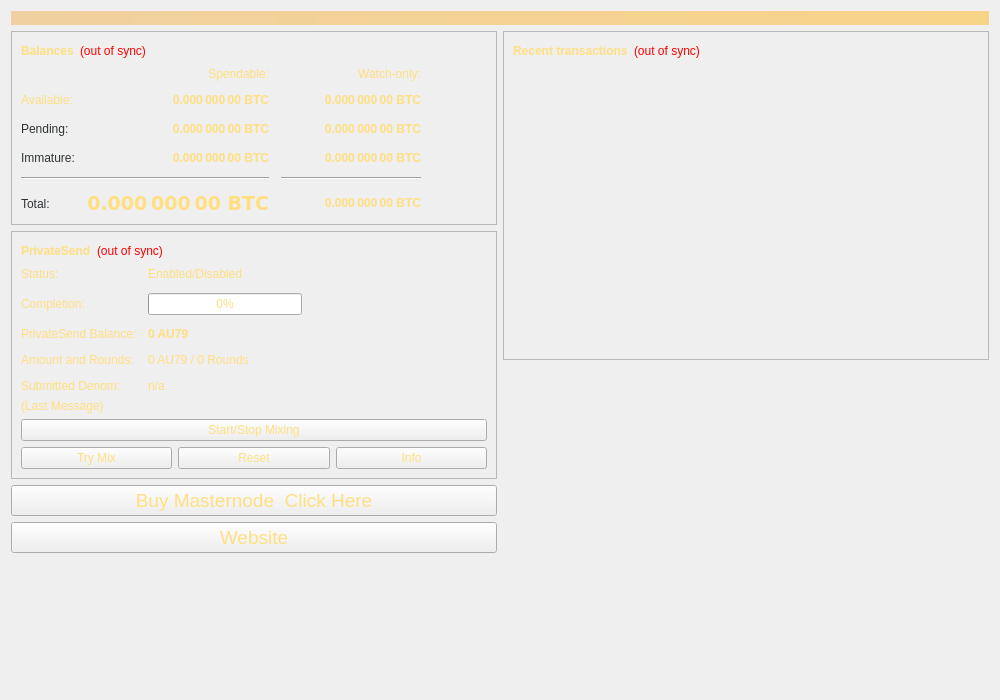
<?xml version="1.0" encoding="UTF-8"?>
<ui version="4.0">
 <class>OverviewPage</class>
 <widget class="QWidget" name="OverviewPage">
  <property name="geometry">
   <rect>
    <x>0</x>
    <y>0</y>
    <width>1000</width>
    <height>700</height>
   </rect>
  </property>
  <property name="sizePolicy">
   <sizepolicy hsizetype="Preferred" vsizetype="Preferred">
    <horstretch>0</horstretch>
    <verstretch>0</verstretch>
   </sizepolicy>
  </property>
  <property name="minimumSize">
   <size>
    <width>1000</width>
    <height>700</height>
   </size>
  </property>
  <property name="windowTitle">
   <string>Form</string>
  </property>
  <property name="styleSheet">
   <string notr="true">color: rgb(255, 223, 128);</string>
  </property>
  <layout class="QVBoxLayout" name="topLayout">
   <item>
    <widget class="QLabel" name="labelAlerts">
     <property name="visible">
      <bool>false</bool>
     </property>
     <property name="styleSheet">
      <string notr="true">QLabel { background-color: qlineargradient(x1: 0, y1: 0, x2: 1, y2: 0, stop:0 #F0D0A0, stop:1 #F8D488); color:#000000; }</string>
     </property>
     <property name="wordWrap">
      <bool>true</bool>
     </property>
     <property name="margin">
      <number>3</number>
     </property>
     <property name="textInteractionFlags">
      <set>Qt::TextSelectableByMouse</set>
     </property>
    </widget>
   </item>
   <item>
    <layout class="QHBoxLayout" name="horizontalLayout" stretch="1,1">
     <item>
      <layout class="QVBoxLayout" name="verticalLayout_2">
       <item>
        <widget class="QFrame" name="frame">
         <property name="frameShape">
          <enum>QFrame::StyledPanel</enum>
         </property>
         <property name="frameShadow">
          <enum>QFrame::Raised</enum>
         </property>
         <layout class="QVBoxLayout" name="verticalLayout_4">
          <item>
           <layout class="QHBoxLayout" name="horizontalLayout_4">
            <item>
             <widget class="QLabel" name="label_5">
              <property name="font">
               <font>
                <weight>75</weight>
                <bold>true</bold>
               </font>
              </property>
              <property name="text">
               <string>Balances</string>
              </property>
             </widget>
            </item>
            <item>
             <widget class="QLabel" name="labelWalletStatus">
              <property name="toolTip">
               <string>The displayed information may be out of date. Your wallet automatically synchronizes with the AurumCoinHunter network after a connection is established, but this process has not completed yet.</string>
              </property>
              <property name="styleSheet">
               <string notr="true">QLabel { color: red; }</string>
              </property>
              <property name="text">
               <string notr="true">(out of sync)</string>
              </property>
              <property name="alignment">
               <set>Qt::AlignLeading|Qt::AlignLeft|Qt::AlignVCenter</set>
              </property>
             </widget>
            </item>
            <item>
             <spacer name="horizontalSpacer_3">
              <property name="orientation">
               <enum>Qt::Horizontal</enum>
              </property>
              <property name="sizeHint" stdset="0">
               <size>
                <width>40</width>
                <height>20</height>
               </size>
              </property>
             </spacer>
            </item>
           </layout>
          </item>
          <item>
           <layout class="QGridLayout" name="gridLayout">
            <property name="spacing">
             <number>12</number>
            </property>
            <item row="2" column="2">
             <widget class="QLabel" name="labelWatchPending">
              <property name="font">
               <font>
                <weight>75</weight>
                <bold>true</bold>
               </font>
              </property>
              <property name="cursor">
               <cursorShape>IBeamCursor</cursorShape>
              </property>
              <property name="toolTip">
               <string>Unconfirmed transactions to watch-only addresses</string>
              </property>
              <property name="text">
               <string notr="true">0.000 000 00 BTC</string>
              </property>
              <property name="alignment">
               <set>Qt::AlignRight|Qt::AlignTrailing|Qt::AlignVCenter</set>
              </property>
              <property name="textInteractionFlags">
               <set>Qt::LinksAccessibleByMouse|Qt::TextSelectableByKeyboard|Qt::TextSelectableByMouse</set>
              </property>
             </widget>
            </item>
            <item row="2" column="1">
             <widget class="QLabel" name="labelUnconfirmed">
              <property name="font">
               <font>
                <weight>75</weight>
                <bold>true</bold>
               </font>
              </property>
              <property name="cursor">
               <cursorShape>IBeamCursor</cursorShape>
              </property>
              <property name="toolTip">
               <string>Total of transactions that have yet to be confirmed, and do not yet count toward the spendable balance</string>
              </property>
              <property name="text">
               <string notr="true">0.000 000 00 BTC</string>
              </property>
              <property name="alignment">
               <set>Qt::AlignRight|Qt::AlignTrailing|Qt::AlignVCenter</set>
              </property>
              <property name="textInteractionFlags">
               <set>Qt::LinksAccessibleByMouse|Qt::TextSelectableByKeyboard|Qt::TextSelectableByMouse</set>
              </property>
             </widget>
            </item>
            <item row="3" column="2">
             <widget class="QLabel" name="labelWatchImmature">
              <property name="font">
               <font>
                <weight>75</weight>
                <bold>true</bold>
               </font>
              </property>
              <property name="cursor">
               <cursorShape>IBeamCursor</cursorShape>
              </property>
              <property name="toolTip">
               <string>Mined balance in watch-only addresses that has not yet matured</string>
              </property>
              <property name="text">
               <string notr="true">0.000 000 00 BTC</string>
              </property>
              <property name="alignment">
               <set>Qt::AlignRight|Qt::AlignTrailing|Qt::AlignVCenter</set>
              </property>
              <property name="textInteractionFlags">
               <set>Qt::LinksAccessibleByMouse|Qt::TextSelectableByKeyboard|Qt::TextSelectableByMouse</set>
              </property>
             </widget>
            </item>
            <item row="4" column="0" colspan="2">
             <widget class="Line" name="lineSpendableBalance">
              <property name="orientation">
               <enum>Qt::Horizontal</enum>
              </property>
             </widget>
            </item>
            <item row="4" column="2">
             <widget class="Line" name="lineWatchBalance">
              <property name="sizePolicy">
               <sizepolicy hsizetype="Preferred" vsizetype="Fixed">
                <horstretch>0</horstretch>
                <verstretch>0</verstretch>
               </sizepolicy>
              </property>
              <property name="minimumSize">
               <size>
                <width>140</width>
                <height>0</height>
               </size>
              </property>
              <property name="orientation">
               <enum>Qt::Horizontal</enum>
              </property>
             </widget>
            </item>
            <item row="5" column="0">
             <widget class="QLabel" name="labelTotalText">
              <property name="styleSheet">
               <string notr="true">color: rgb(46, 52, 54);</string>
              </property>
              <property name="text">
               <string>Total:</string>
              </property>
             </widget>
            </item>
            <item row="3" column="1">
             <widget class="QLabel" name="labelImmature">
              <property name="font">
               <font>
                <weight>75</weight>
                <bold>true</bold>
               </font>
              </property>
              <property name="cursor">
               <cursorShape>IBeamCursor</cursorShape>
              </property>
              <property name="toolTip">
               <string>Mined balance that has not yet matured</string>
              </property>
              <property name="text">
               <string notr="true">0.000 000 00 BTC</string>
              </property>
              <property name="alignment">
               <set>Qt::AlignRight|Qt::AlignTrailing|Qt::AlignVCenter</set>
              </property>
              <property name="textInteractionFlags">
               <set>Qt::LinksAccessibleByMouse|Qt::TextSelectableByKeyboard|Qt::TextSelectableByMouse</set>
              </property>
             </widget>
            </item>
            <item row="2" column="3">
             <spacer name="horizontalSpacer_2">
              <property name="orientation">
               <enum>Qt::Horizontal</enum>
              </property>
              <property name="sizeHint" stdset="0">
               <size>
                <width>40</width>
                <height>20</height>
               </size>
              </property>
             </spacer>
            </item>
            <item row="3" column="0">
             <widget class="QLabel" name="labelImmatureText">
              <property name="styleSheet">
               <string notr="true">color: rgb(46, 52, 54);</string>
              </property>
              <property name="text">
               <string>Immature:</string>
              </property>
             </widget>
            </item>
            <item row="5" column="1">
             <widget class="QLabel" name="labelTotal">
              <property name="font">
               <font>
                <family>DejaVu Sans</family>
                <pointsize>14</pointsize>
                <weight>75</weight>
                <bold>true</bold>
               </font>
              </property>
              <property name="cursor">
               <cursorShape>IBeamCursor</cursorShape>
              </property>
              <property name="toolTip">
               <string>Your current total balance</string>
              </property>
              <property name="text">
               <string notr="true">0.000 000 00 BTC</string>
              </property>
              <property name="alignment">
               <set>Qt::AlignRight|Qt::AlignTrailing|Qt::AlignVCenter</set>
              </property>
              <property name="textInteractionFlags">
               <set>Qt::LinksAccessibleByMouse|Qt::TextSelectableByKeyboard|Qt::TextSelectableByMouse</set>
              </property>
             </widget>
            </item>
            <item row="5" column="2">
             <widget class="QLabel" name="labelWatchTotal">
              <property name="font">
               <font>
                <weight>75</weight>
                <bold>true</bold>
               </font>
              </property>
              <property name="cursor">
               <cursorShape>IBeamCursor</cursorShape>
              </property>
              <property name="toolTip">
               <string>Current total balance in watch-only addresses</string>
              </property>
              <property name="text">
               <string notr="true">0.000 000 00 BTC</string>
              </property>
              <property name="alignment">
               <set>Qt::AlignRight|Qt::AlignTrailing|Qt::AlignVCenter</set>
              </property>
              <property name="textInteractionFlags">
               <set>Qt::LinksAccessibleByMouse|Qt::TextSelectableByKeyboard|Qt::TextSelectableByMouse</set>
              </property>
             </widget>
            </item>
            <item row="0" column="2">
             <widget class="QLabel" name="labelWatchonly">
              <property name="text">
               <string>Watch-only:</string>
              </property>
              <property name="alignment">
               <set>Qt::AlignRight|Qt::AlignTrailing|Qt::AlignVCenter</set>
              </property>
             </widget>
            </item>
            <item row="1" column="0">
             <widget class="QLabel" name="labelBalanceText">
              <property name="text">
               <string>Available:</string>
              </property>
             </widget>
            </item>
            <item row="1" column="1">
             <widget class="QLabel" name="labelBalance">
              <property name="font">
               <font>
                <weight>75</weight>
                <bold>true</bold>
               </font>
              </property>
              <property name="cursor">
               <cursorShape>IBeamCursor</cursorShape>
              </property>
              <property name="toolTip">
               <string>Your current spendable balance</string>
              </property>
              <property name="text">
               <string notr="true">0.000 000 00 BTC</string>
              </property>
              <property name="alignment">
               <set>Qt::AlignRight|Qt::AlignTrailing|Qt::AlignVCenter</set>
              </property>
              <property name="textInteractionFlags">
               <set>Qt::LinksAccessibleByMouse|Qt::TextSelectableByKeyboard|Qt::TextSelectableByMouse</set>
              </property>
             </widget>
            </item>
            <item row="1" column="2">
             <widget class="QLabel" name="labelWatchAvailable">
              <property name="font">
               <font>
                <weight>75</weight>
                <bold>true</bold>
               </font>
              </property>
              <property name="cursor">
               <cursorShape>IBeamCursor</cursorShape>
              </property>
              <property name="toolTip">
               <string>Your current balance in watch-only addresses</string>
              </property>
              <property name="text">
               <string notr="true">0.000 000 00 BTC</string>
              </property>
              <property name="alignment">
               <set>Qt::AlignRight|Qt::AlignTrailing|Qt::AlignVCenter</set>
              </property>
              <property name="textInteractionFlags">
               <set>Qt::LinksAccessibleByMouse|Qt::TextSelectableByKeyboard|Qt::TextSelectableByMouse</set>
              </property>
             </widget>
            </item>
            <item row="2" column="0">
             <widget class="QLabel" name="labelPendingText">
              <property name="styleSheet">
               <string notr="true">color: rgb(46, 52, 54);</string>
              </property>
              <property name="text">
               <string>Pending:</string>
              </property>
             </widget>
            </item>
            <item row="0" column="1">
             <widget class="QLabel" name="labelSpendable">
              <property name="text">
               <string>Spendable:</string>
              </property>
              <property name="alignment">
               <set>Qt::AlignRight|Qt::AlignTrailing|Qt::AlignVCenter</set>
              </property>
             </widget>
            </item>
           </layout>
          </item>
         </layout>
        </widget>
       </item>
       <item>
        <widget class="QFrame" name="framePrivateSend">
         <property name="layoutDirection">
          <enum>Qt::LeftToRight</enum>
         </property>
         <property name="frameShape">
          <enum>QFrame::StyledPanel</enum>
         </property>
         <property name="frameShadow">
          <enum>QFrame::Raised</enum>
         </property>
         <layout class="QVBoxLayout" name="VerticalLayout_PS1">
          <item>
           <layout class="QHBoxLayout" name="horizontalLayout_5">
            <item>
             <widget class="QLabel" name="labelPrivateSendHeader">
              <property name="font">
               <font>
                <weight>75</weight>
                <bold>true</bold>
               </font>
              </property>
              <property name="text">
               <string>PrivateSend</string>
              </property>
             </widget>
            </item>
            <item>
             <widget class="QLabel" name="labelPrivateSendSyncStatus">
              <property name="toolTip">
               <string>The displayed information may be out of date. Your wallet automatically synchronizes with the AurumCoinHunter network after a connection is established, but this process has not completed yet.</string>
              </property>
              <property name="styleSheet">
               <string notr="true">QLabel { color: red; }</string>
              </property>
              <property name="text">
               <string notr="true">(out of sync)</string>
              </property>
              <property name="alignment">
               <set>Qt::AlignLeading|Qt::AlignLeft|Qt::AlignVCenter</set>
              </property>
             </widget>
            </item>
            <item>
             <spacer name="horizontalSpacer_4">
              <property name="orientation">
               <enum>Qt::Horizontal</enum>
              </property>
              <property name="sizeHint" stdset="0">
               <size>
                <width>40</width>
                <height>20</height>
               </size>
              </property>
             </spacer>
            </item>
           </layout>
          </item>
          <item>
           <layout class="QFormLayout" name="privateSendFormLayout">
            <property name="fieldGrowthPolicy">
             <enum>QFormLayout::AllNonFixedFieldsGrow</enum>
            </property>
            <property name="horizontalSpacing">
             <number>11</number>
            </property>
            <property name="verticalSpacing">
             <number>12</number>
            </property>
            <item row="0" column="0">
             <widget class="QLabel" name="labelPrivateSendEnabledText">
              <property name="text">
               <string>Status:</string>
              </property>
             </widget>
            </item>
            <item row="0" column="1">
             <widget class="QLabel" name="labelPrivateSendEnabled">
              <property name="text">
               <string>Enabled/Disabled</string>
              </property>
             </widget>
            </item>
            <item row="1" column="0">
             <widget class="QLabel" name="labelCompletitionText">
              <property name="text">
               <string>Completion:</string>
              </property>
             </widget>
            </item>
            <item row="1" column="1">
             <widget class="QProgressBar" name="privateSendProgress">
              <property name="maximumSize">
               <size>
                <width>154</width>
                <height>16777215</height>
               </size>
              </property>
              <property name="value">
               <number>0</number>
              </property>
             </widget>
            </item>
            <item row="2" column="0">
             <widget class="QLabel" name="labelAnonymizedText">
              <property name="text">
               <string>PrivateSend Balance:</string>
              </property>
             </widget>
            </item>
            <item row="2" column="1">
             <widget class="QLabel" name="labelAnonymized">
              <property name="font">
               <font>
                <weight>75</weight>
                <bold>true</bold>
               </font>
              </property>
              <property name="text">
               <string notr="true">0 AU79</string>
              </property>
             </widget>
            </item>
            <item row="3" column="0">
             <widget class="QLabel" name="labelAmountAndRoundsText">
              <property name="text">
               <string>Amount and Rounds:</string>
              </property>
             </widget>
            </item>
            <item row="3" column="1">
             <widget class="QLabel" name="labelAmountRounds">
              <property name="text">
               <string>0 AU79 / 0 Rounds</string>
              </property>
             </widget>
            </item>
            <item row="4" column="0">
             <widget class="QLabel" name="labelSubmittedDenomText">
              <property name="text">
               <string>Submitted Denom:</string>
              </property>
             </widget>
            </item>
            <item row="4" column="1">
             <widget class="QLabel" name="labelSubmittedDenom">
              <property name="toolTip">
               <string>The denominations you submitted to the Masternode.&lt;br&gt;To mix, other users must submit the exact same denominations.</string>
              </property>
              <property name="text">
               <string>n/a</string>
              </property>
             </widget>
            </item>
           </layout>
          </item>
          <item>
           <layout class="QVBoxLayout" name="VerticalLayout_PS">
            <item>
             <widget class="QLabel" name="labelPrivateSendLastMessage">
              <property name="text">
               <string>(Last Message)</string>
              </property>
              <property name="alignment">
               <set>Qt::AlignLeading|Qt::AlignLeft|Qt::AlignTop</set>
              </property>
              <property name="wordWrap">
               <bool>true</bool>
              </property>
             </widget>
            </item>
            <item>
             <widget class="QPushButton" name="togglePrivateSend">
              <property name="sizePolicy">
               <sizepolicy hsizetype="MinimumExpanding" vsizetype="Fixed">
                <horstretch>0</horstretch>
                <verstretch>0</verstretch>
               </sizepolicy>
              </property>
              <property name="text">
               <string>Start/Stop Mixing</string>
              </property>
             </widget>
            </item>
            <item>
             <layout class="QHBoxLayout" name="horizontalLayout_debugbuttons">
              <item>
               <widget class="QPushButton" name="privateSendAuto">
                <property name="sizePolicy">
                 <sizepolicy hsizetype="MinimumExpanding" vsizetype="Fixed">
                  <horstretch>0</horstretch>
                  <verstretch>0</verstretch>
                 </sizepolicy>
                </property>
                <property name="toolTip">
                 <string>Try to manually submit a PrivateSend request.</string>
                </property>
                <property name="text">
                 <string>Try Mix</string>
                </property>
               </widget>
              </item>
              <item>
               <widget class="QPushButton" name="privateSendReset">
                <property name="sizePolicy">
                 <sizepolicy hsizetype="MinimumExpanding" vsizetype="Fixed">
                  <horstretch>0</horstretch>
                  <verstretch>0</verstretch>
                 </sizepolicy>
                </property>
                <property name="toolTip">
                 <string>Reset the current status of PrivateSend (can interrupt PrivateSend if it's in the process of Mixing, which can cost you money!)</string>
                </property>
                <property name="autoFillBackground">
                 <bool>false</bool>
                </property>
                <property name="text">
                 <string>Reset</string>
                </property>
               </widget>
              </item>
              <item>
               <widget class="QPushButton" name="privateSendInfo">
                <property name="sizePolicy">
                 <sizepolicy hsizetype="MinimumExpanding" vsizetype="Fixed">
                  <horstretch>0</horstretch>
                  <verstretch>0</verstretch>
                 </sizepolicy>
                </property>
                <property name="toolTip">
                 <string>Information about PrivateSend and Mixing</string>
                </property>
                <property name="text">
                 <string>Info</string>
                </property>
               </widget>
              </item>
             </layout>
            </item>
           </layout>
          </item>
         </layout>
        </widget>
       </item>
       <item>
        <widget class="QPushButton" name="pushButton">
         <property name="font">
          <font>
           <pointsize>14</pointsize>
          </font>
         </property>
         <property name="text">
          <string>Buy Masternode  Click Here</string>
         </property>
        </widget>
       </item>
       <item>
        <widget class="QPushButton" name="pushButton_2">
         <property name="font">
          <font>
           <pointsize>14</pointsize>
          </font>
         </property>
         <property name="text">
          <string>Website</string>
         </property>
        </widget>
       </item>
       <item>
        <spacer name="verticalSpacer">
         <property name="orientation">
          <enum>Qt::Vertical</enum>
         </property>
         <property name="sizeHint" stdset="0">
          <size>
           <width>20</width>
           <height>40</height>
          </size>
         </property>
        </spacer>
       </item>
      </layout>
     </item>
     <item>
      <layout class="QVBoxLayout" name="verticalLayout_3">
       <item>
        <widget class="QFrame" name="frame_2">
         <property name="frameShape">
          <enum>QFrame::StyledPanel</enum>
         </property>
         <property name="frameShadow">
          <enum>QFrame::Raised</enum>
         </property>
         <layout class="QVBoxLayout" name="verticalLayout">
          <item>
           <layout class="QHBoxLayout" name="horizontalLayout_2">
            <item>
             <widget class="QLabel" name="label_4">
              <property name="font">
               <font>
                <weight>75</weight>
                <bold>true</bold>
               </font>
              </property>
              <property name="text">
               <string>Recent transactions</string>
              </property>
             </widget>
            </item>
            <item>
             <widget class="QLabel" name="labelTransactionsStatus">
              <property name="toolTip">
               <string>The displayed information may be out of date. Your wallet automatically synchronizes with the AurumCoinHunter network after a connection is established, but this process has not completed yet.</string>
              </property>
              <property name="styleSheet">
               <string notr="true">QLabel { color: red; }</string>
              </property>
              <property name="text">
               <string notr="true">(out of sync)</string>
              </property>
              <property name="alignment">
               <set>Qt::AlignLeading|Qt::AlignLeft|Qt::AlignVCenter</set>
              </property>
             </widget>
            </item>
            <item>
             <spacer name="horizontalSpacer">
              <property name="orientation">
               <enum>Qt::Horizontal</enum>
              </property>
              <property name="sizeHint" stdset="0">
               <size>
                <width>40</width>
                <height>20</height>
               </size>
              </property>
             </spacer>
            </item>
           </layout>
          </item>
          <item>
           <widget class="QListView" name="listTransactions">
            <property name="styleSheet">
             <string notr="true">QListView { background: transparent; }</string>
            </property>
            <property name="frameShape">
             <enum>QFrame::NoFrame</enum>
            </property>
            <property name="verticalScrollBarPolicy">
             <enum>Qt::ScrollBarAlwaysOff</enum>
            </property>
            <property name="horizontalScrollBarPolicy">
             <enum>Qt::ScrollBarAlwaysOff</enum>
            </property>
            <property name="selectionMode">
             <enum>QAbstractItemView::NoSelection</enum>
            </property>
           </widget>
          </item>
         </layout>
        </widget>
       </item>
       <item>
        <spacer name="verticalSpacer_2">
         <property name="orientation">
          <enum>Qt::Vertical</enum>
         </property>
         <property name="sizeHint" stdset="0">
          <size>
           <width>20</width>
           <height>40</height>
          </size>
         </property>
        </spacer>
       </item>
      </layout>
     </item>
    </layout>
   </item>
  </layout>
 </widget>
 <resources/>
 <connections/>
</ui>
